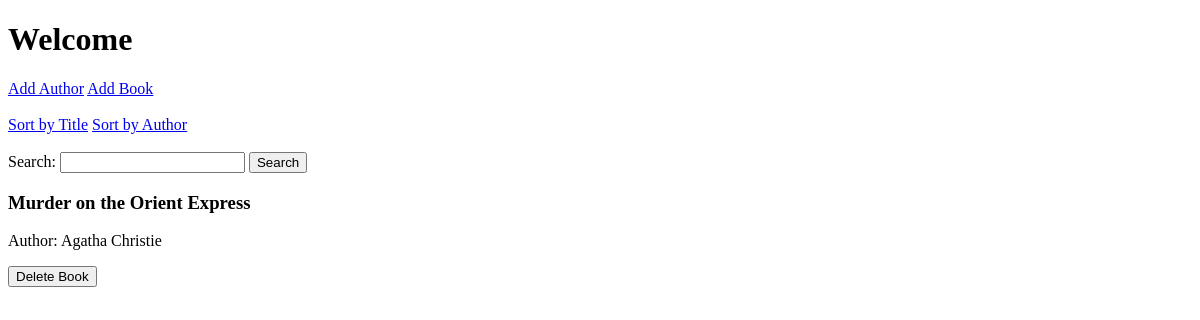
Before: / with the older database file.
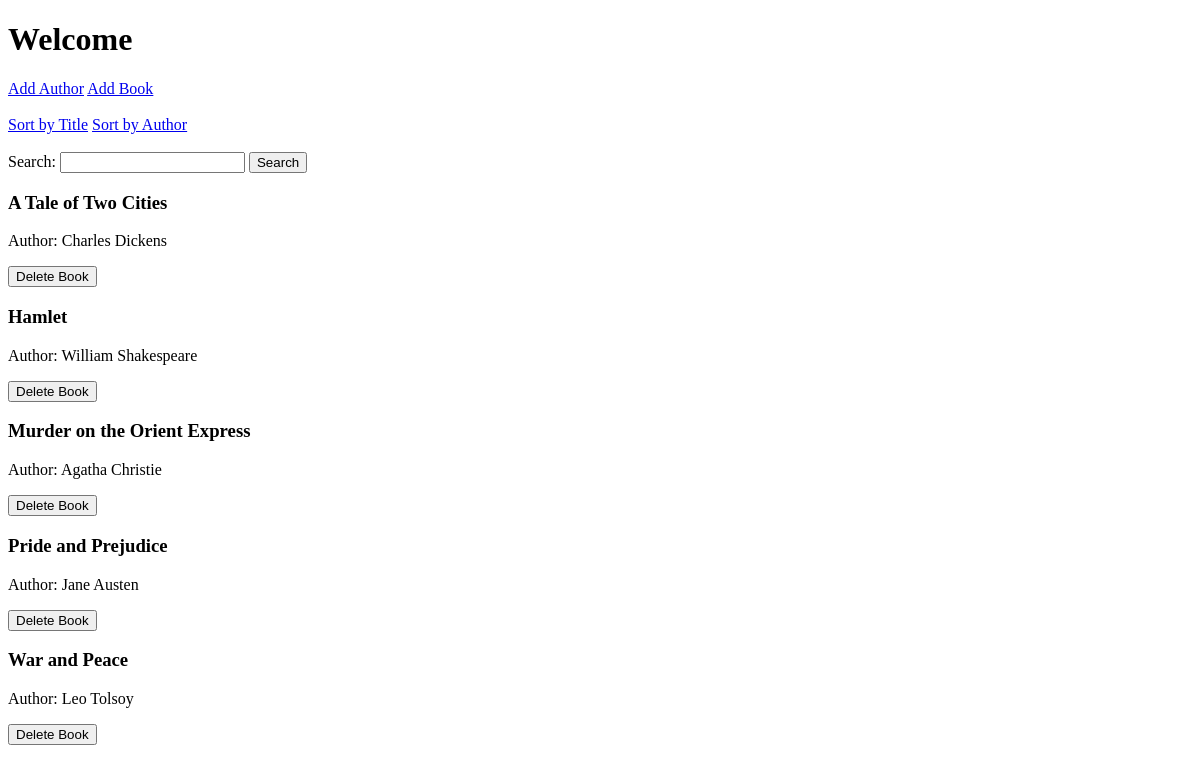
After: the same page with the newer database file.
### data_models.py (models this page shows, shortened)
class Book(db.Model):
    id = db.Column(db.Integer, primary_key=True, autoincrement=True)
    isbn = db.Column(db.String, nullable=False, unique=True)
    title = db.Column(db.String, nullable=False)
    publication_year = db.Column(db.Integer, nullable=False)
    author_id = db.Column(db.Integer, db.ForeignKey("author.id"), nullable=False)
    author = db.relationship("Author", backref=db.backref("books", lazy=True))

class Author(db.Model):
    id = db.Column(db.Integer, primary_key=True, autoincrement=True)
    name = db.Column(db.String)
    birthdate = db.Column(db.Date)
    date_of_death = db.Column(db.Date, nullable=True)

### app.py (the view, shortened to what this page needs)
@app.route("/", methods=["GET", "POST"])
def home():
    if request.method == "GET":
        sort_by = request.args.get("sort_by", "title")
        if sort_by == "title":
            order_by = Book.title.asc()
        elif sort_by == "author":
            order_by = Author.name.asc()
        else:
            order_by = Book.title.asc()
        joined_books = db.session.query(Book, Author) \
            .join(Author, Book.author_id == Author.id) \
            .order_by(order_by).all()
        return render_template("home.html", books=joined_books)

### templates/home.html (shortened to what this page needs)
<!DOCTYPE html>
<html lang="en">
<head>
</head>
<body>
  <h1>Welcome</h1>
  <a href="{{ url_for('add_author') }}">Add Author</a>
  <a href="{{ url_for('add_book') }}">Add Book</a><br><br>
  <a href="{{ url_for('home', sort_by='title') }}">Sort by Title</a>
  <a href="{{ url_for('home', sort_by='author') }}">Sort by Author</a><br><br>
  <form method="post" action="{{ url_for('home') }}">
    <label for="search_query">Search:</label>
    <input type="text" name="search_query" id="search_query">
    <input type="submit" value="Search">
  </form>
  {% for book, author in books %}
  <div>
    <h3>{{ book.title }}</h3>
    <p>Author: {{ author.name }} </p>
  </div>
  <form method="post" action="{{ url_for('delete_book', book_id=book.id) }}">
    <button type="submit">Delete Book</button>
  </form>
  {% endfor %}
</body>
</html>

Changed rows visible on the page:
added Book: title "A Tale of Two Cities", name "Charles Dickens"
added Book: title "Hamlet", name "William Shakespeare"
added Book: title "Pride and Prejudice", name "Jane Austen"
added Book: title "War and Peace", name "Leo Tolsoy"
